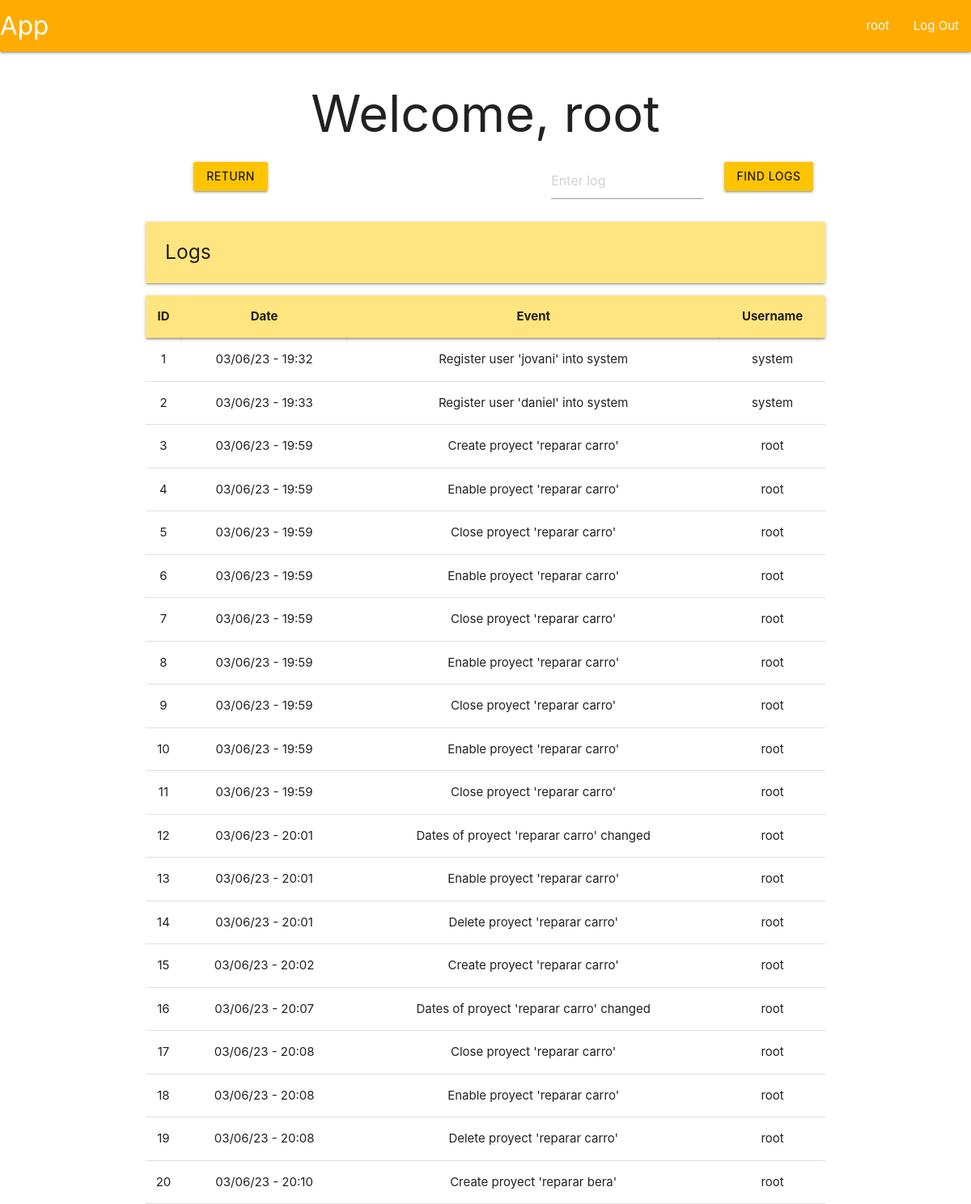
/logger (signed in), run on an earlier commit of the app's database.
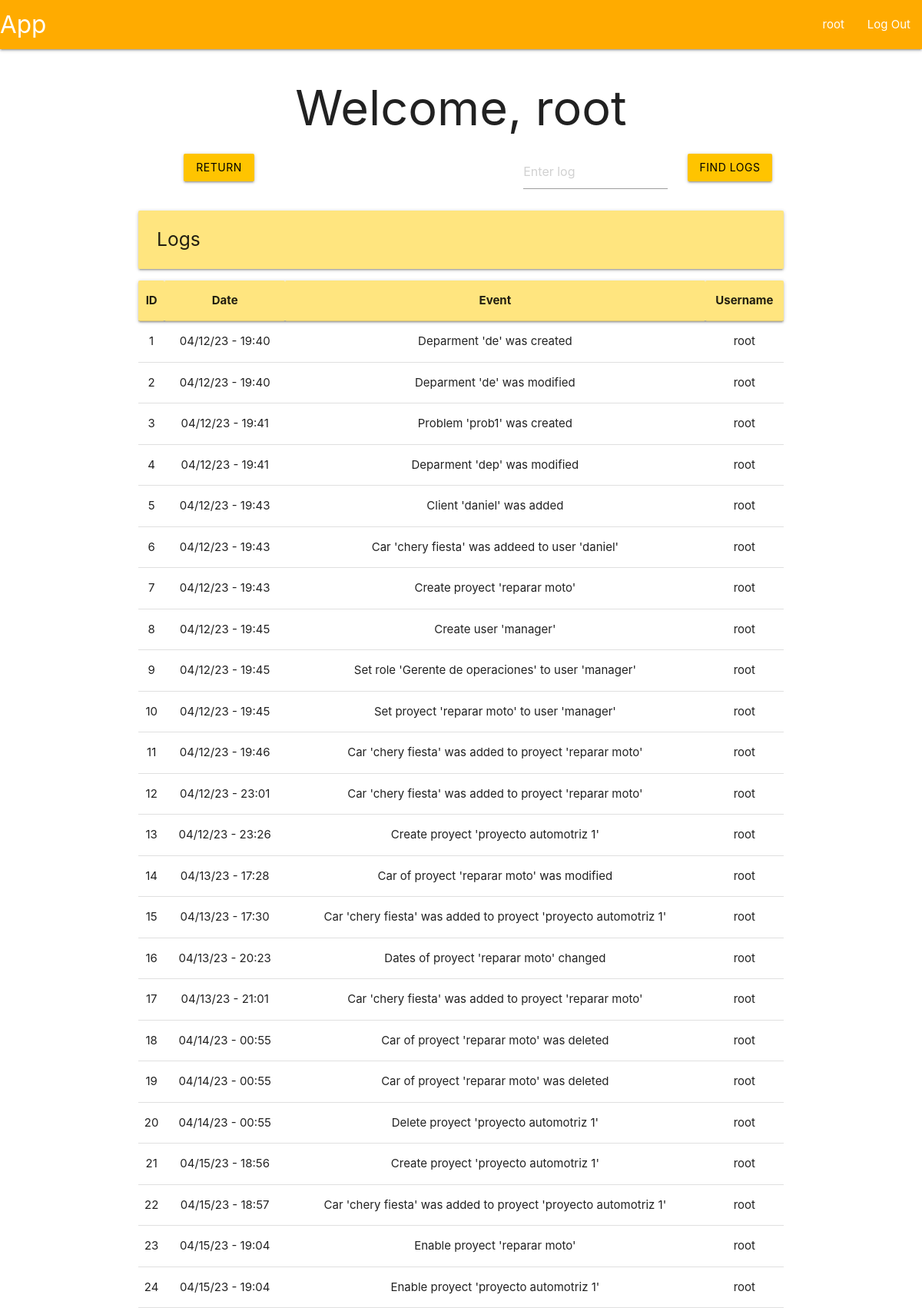
And on a later commit of the database.
### tables this page shows
CREATE TABLE logger (
    id INTEGER PRIMARY KEY AUTOINCREMENT,
    event TEXT NOT NULL,
    date TEXT NOT NULL,
    user TEXT NOT NULL
);

### app/logger.py (the view, shortened to what this page needs)
@bp.route('/logger', methods=('POST', 'GET'))
@login_required
def logger_index():
    db = get_db()
    logs = db.execute(
        'SELECT * FROM logger'
    ).fetchall()
    if g.user['roleId'] != 1:
        logs = db.execute(
            'SELECT * FROM logger WHERE user = ?',
            (g.user['username'],)
        ).fetchall()
    return render_template('index/logger/loggerIndex.html', logs = utilities.dataForLoggerTable(logs))

### app/auth.py (called while the page is built)
@bp.before_app_request
def load_logged_in_user():
    user_id = session.get('user_id')
    if user_id is None:
        g.user = None
    else:
        g.user = get_db().execute(
            "SELECT * FROM user WHERE id = ?",
            (user_id,)
        ).fetchone()

def login_required(view):
    @functools.wraps(view)
    def wrapped_view(**kwargs):
        if g.user is None:
            return redirect(url_for('auth.login'))
        return view(**kwargs)
    return wrapped_view

### app/db.py (called while the page is built)
def get_db():
    if 'db' not in g:
        g.db = sqlite3.connect(
            current_app.config['DATABASE'],
            detect_types = sqlite3.PARSE_DECLTYPES
        )
        g.db.row_factory = sqlite3.Row
    return g.db

### app/utilities.py (called while the page is built)
def dataForLoggerTable(logs):
    data = []
    for log in logs:
        data.append(
            {
                'id': log['id'],
                'date': log['date'],
                'event': log['event'],
                'user': log['user']
            }
        )
    return data

### app/templates/index/logger/loggerIndex.html
{% extends 'base.html' %}
{% block header %}
  <h1> {% block title %}Welcome, {{ g.user['username'] }} {% endblock %}</h1>
{% endblock %}
{% block content %}
<div class="row">
  <form method="POST">
    <div class="col s3">
      <input class="btn waves-effect waves-ligth amber accent-3 black-text" name="return" type="submit" value="Return">
    </div>
  </form>
  <form method="POST">
    <div class="col s3 offset-s4">
      <input placeholder="Enter log" name="find-log" id="log">
    </div>
    <div class="col s2">
      <input class="btn waves-effect waves-ligth amber accent-3 black-text" type="submit" value="Find logs">
    </div>
  </form>
</div>
<div class="left-align">
  <h5 class="card-panel amber accent-1">Logs</h5>
</div>
<table class="centered">
  <thead class="card-panel amber accent-1">
    <tr>
      <th>ID</th>
      <th>Date</th>
      <th>Event</th>
      <th>Username</th>
    </tr>
  </thead>
  <tbody>
    {% for log in logs %}
      <tr>
        <td>{{ log['id'] }}</td>
        <td>{{ log['date'] }}</td>
        <td>{{ log['event'] }}</td>
        <td>{{ log['user'] }}</td>
       </tr>
     {% endfor %}
  </tbody>
</table>
{% endblock %}

What changed in the data, as far as the page shows it:
changed logger id 1: date "03/06/23 - 19:32" → "04/12/23 - 19:40"; event "Register user 'jovani' into system" → "Deparment 'de' was created"; user "system" → "root"
changed logger id 2: date "03/06/23 - 19:33" → "04/12/23 - 19:40"; event "Register user 'daniel' into system" → "Deparment 'de' was modified"; user "system" → "root"
changed logger id 3: date "03/06/23 - 19:59" → "04/12/23 - 19:41"; event "Create proyect 'reparar carro'" → "Problem 'prob1' was created"
changed logger id 4: date "03/06/23 - 19:59" → "04/12/23 - 19:41"; event "Enable proyect 'reparar carro'" → "Deparment 'dep' was modified"
changed logger id 5: date "03/06/23 - 19:59" → "04/12/23 - 19:43"; event "Close proyect 'reparar carro'" → "Client 'daniel' was added"
changed logger id 6: date "03/06/23 - 19:59" → "04/12/23 - 19:43"; event "Enable proyect 'reparar carro'" → "Car 'chery fiesta' was addeed to user 'daniel'"
changed logger id 7: date "03/06/23 - 19:59" → "04/12/23 - 19:43"; event "Close proyect 'reparar carro'" → "Create proyect 'reparar moto'"
changed logger id 8: date "03/06/23 - 19:59" → "04/12/23 - 19:45"; event "Enable proyect 'reparar carro'" → "Create user 'manager'"
changed logger id 9: date "03/06/23 - 19:59" → "04/12/23 - 19:45"; event "Close proyect 'reparar carro'" → "Set role 'Gerente de operaciones' to user 'manager'"
changed logger id 10: date "03/06/23 - 19:59" → "04/12/23 - 19:45"; event "Enable proyect 'reparar carro'" → "Set proyect 'reparar moto' to user 'manager'"
changed logger id 11: date "03/06/23 - 19:59" → "04/12/23 - 19:46"; event "Close proyect 'reparar carro'" → "Car 'chery fiesta' was added to proyect 'reparar moto'"
changed logger id 12: date "03/06/23 - 20:01" → "04/12/23 - 23:01"; event "Dates of proyect 'reparar carro' changed" → "Car 'chery fiesta' was added to proyect 'reparar moto'"
changed logger id 13: date "03/06/23 - 20:01" → "04/12/23 - 23:26"; event "Enable proyect 'reparar carro'" → "Create proyect 'proyecto automotriz 1'"
changed logger id 14: date "03/06/23 - 20:01" → "04/13/23 - 17:28"; event "Delete proyect 'reparar carro'" → "Car of proyect 'reparar moto' was modified"
changed logger id 15: date "03/06/23 - 20:02" → "04/13/23 - 17:30"; event "Create proyect 'reparar carro'" → "Car 'chery fiesta' was added to proyect 'proyecto automotriz 1'"
changed logger id 16: date "03/06/23 - 20:07" → "04/13/23 - 20:23"; event "Dates of proyect 'reparar carro' changed" → "Dates of proyect 'reparar moto' changed"
changed logger id 17: date "03/06/23 - 20:08" → "04/13/23 - 21:01"; event "Close proyect 'reparar carro'" → "Car 'chery fiesta' was added to proyect 'reparar moto'"
changed logger id 18: date "03/06/23 - 20:08" → "04/14/23 - 00:55"; event "Enable proyect 'reparar carro'" → "Car of proyect 'reparar moto' was deleted"
changed logger id 19: date "03/06/23 - 20:08" → "04/14/23 - 00:55"; event "Delete proyect 'reparar carro'" → "Car of proyect 'reparar moto' was deleted"
changed logger id 20: date "03/06/23 - 20:10" → "04/14/23 - 00:55"; event "Create proyect 'reparar bera'" → "Delete proyect 'proyecto automotriz 1'"
added logger: id "21", date "04/15/23 - 18:56", event "Create proyect 'proyecto automotriz 1'", user "root"
added logger: id "22", date "04/15/23 - 18:57", event "Car 'chery fiesta' was added to proyect 'proyecto automotriz 1'", user "root"
added logger: id "23", date "04/15/23 - 19:04", event "Enable proyect 'reparar moto'", user "root"
added logger: id "24", date "04/15/23 - 19:04", event "Enable proyect 'proyecto automotriz 1'", user "root"
